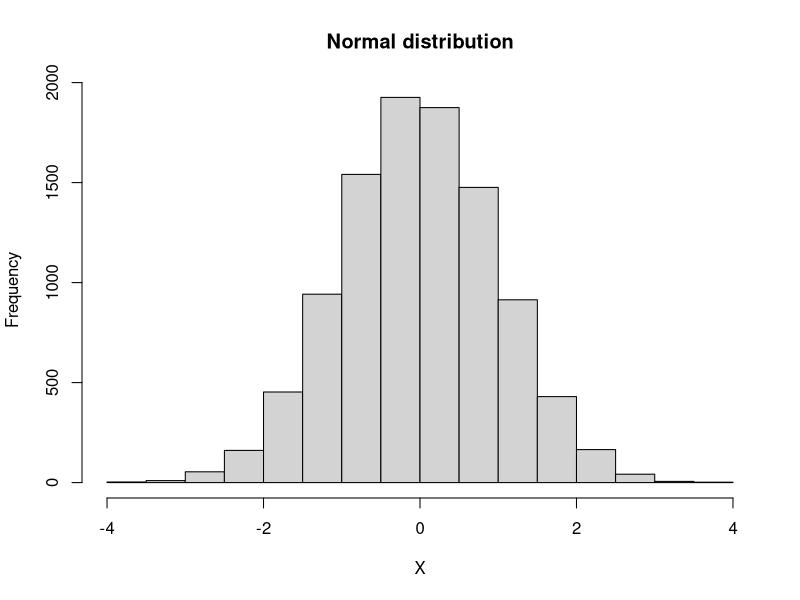
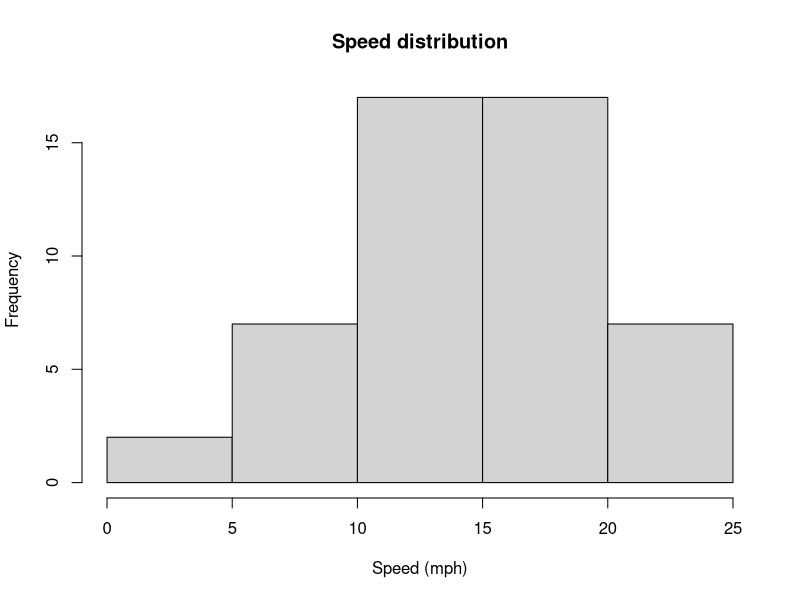
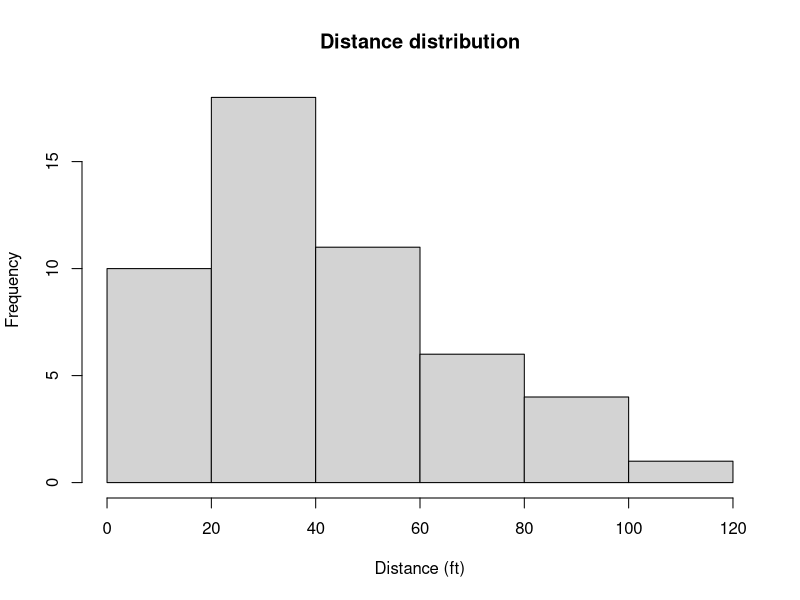
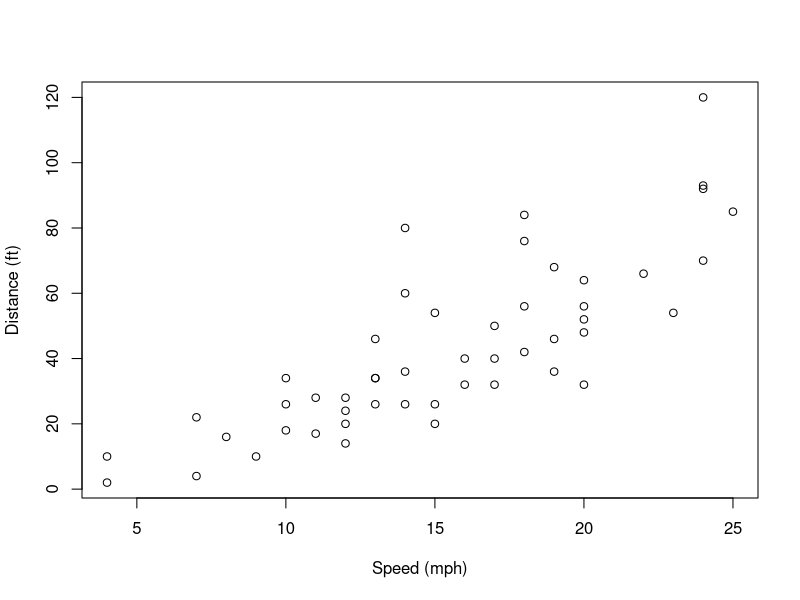
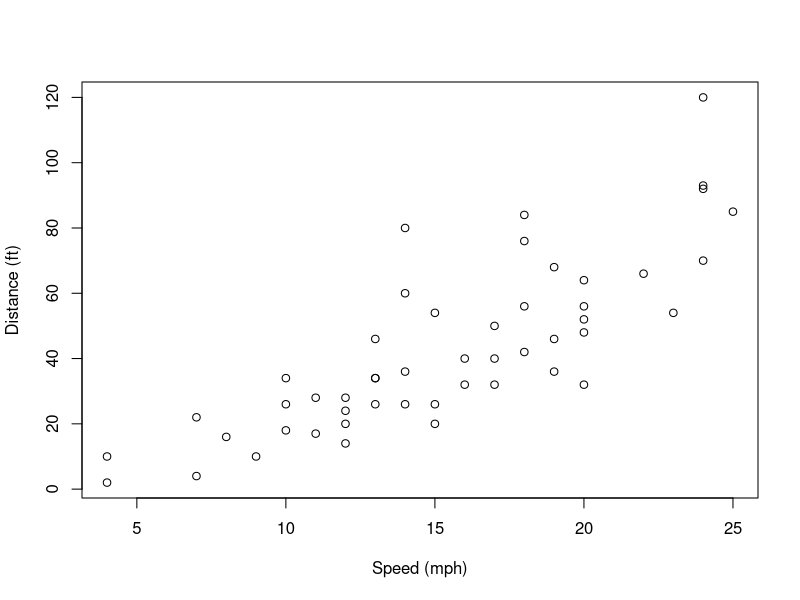
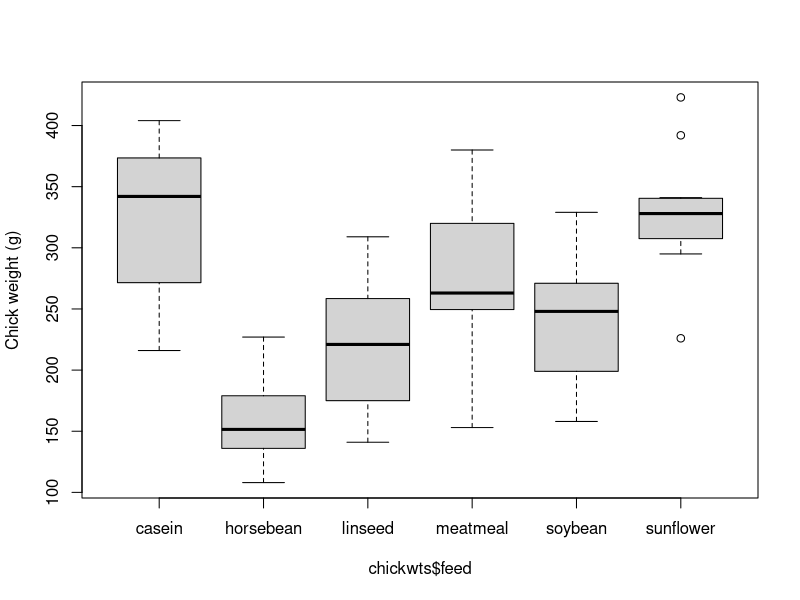
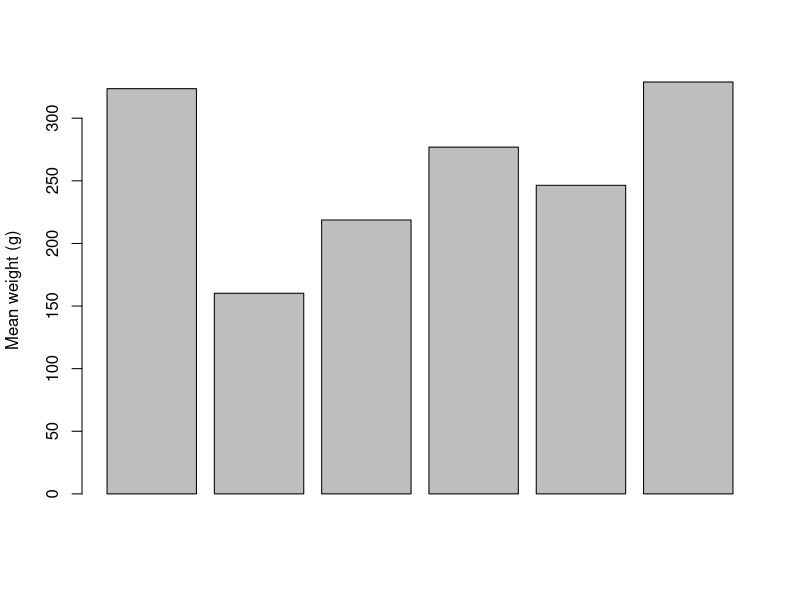
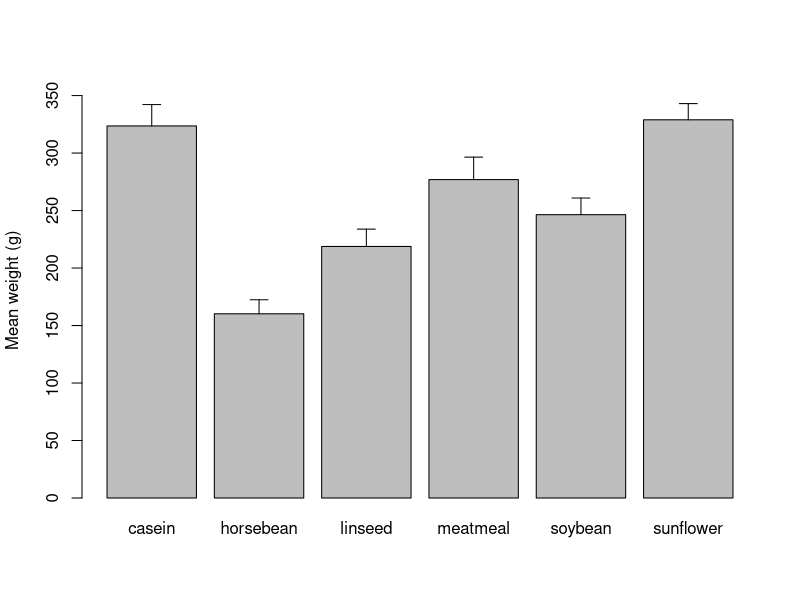

Write R code to recreate these figures, in order.
## ---- chunk 1
a <- 1
print(a)
## ---- chunk 2
a <- 3
print(a)
## ---- chunk 3
a <- 4
print(a)
## ---- chunk 4
hist(rnorm(10000), xlab="X", main="Normal distribution")
## ---- chunk 5
knitr::opts_chunk$set(error=FALSE)
## ---- chunk 6
head(cars)
## ---- chunk 7
# Put some code here!
## ---- chunk 8
summary(cars)
## ---- chunk 9
# Put some code here!
## ---- chunk 10
hist(cars$speed, xlab="Speed (mph)", main="Speed distribution")
hist(cars$dist, xlab="Distance (ft)", main="Distance distribution")
## ---- chunk 11
# Put some code here!
## ---- chunk 12
plot(cars$speed, cars$dist, xlab="Speed (mph)", ylab="Distance (ft)")
## ---- chunk 13
# Put some code here!
## ---- chunk 14
plot(cars$speed, cars$dist, xlab="Speed (mph)", ylab="Distance (ft)")
# Put some code here!
## ---- chunk 15
head(chickwts)
## ---- chunk 16
summary(chickwts)
## ---- chunk 17
table(chickwts$feed)
## ---- chunk 18
library(dplyr)
by.feed.type <- chickwts %>%
  group_by(feed) %>%
  summarise(min = min(weight),
            q1 = quantile(weight, p = 0.25),
            median = quantile(weight, p = 0.5),
            mean = mean(weight),
            q3 = quantile(weight, p = 0.75),
            max = max(weight),
            sd = sd(weight),
            n = n())

by.feed.type
## ---- chunk 19
boxplot(chickwts$weight ~ chickwts$feed, ylab="Chick weight (g)")
## ---- chunk 20
# Put some code here!
## ---- chunk 21
barplot(by.feed.type$mean, ylab = "Mean weight (g)")
## ---- chunk 22
# Put some code here!
## ---- chunk 23
sd.wts <- by.feed.type$sd
n.obs <- by.feed.type$n
se.wts <- sd.wts/sqrt(n.obs)
## ---- chunk 24
mean.wts <- by.feed.type$mean
x.pos <- barplot(mean.wts, ylab="Mean weight (g)", names.arg = by.feed.type$feed, ylim=c(0, max(mean.wts)*1.1))
mean.plus.se <- mean.wts + se.wts
segments(x.pos, mean.wts, x.pos, mean.plus.se)
segments(x.pos+0.1, mean.plus.se, x.pos-0.1, mean.plus.se)
## ---- chunk 25
# Put some code here!
## ---- chunk 26
head(Orange)
## ---- chunk 27
summary(Orange)
## ---- chunk 28
# Put some code here!
## ---- chunk 29
by.tree <- Orange %>%
  group_by(Tree) %>%
  summarise(mean_age = mean(age),
            mean_circumference = mean(circumference),
            median_age = median(age),
            median_circumference = median(circumference))
by.tree
## ---- chunk 30
by.tree <- Orange %>%
  group_by(Tree) %>%
  summarise_each(funs(mean = mean(.), median = median(.)), 
                 age, circumference)
by.tree
## ---- chunk 31
# Put some code here!
## ---- chunk 32
plot(Orange$age, Orange$circumference, xlab="Age (days)", ylab="Circumference (mm)")
## ---- chunk 33
tree.number <- as.integer(levels(Orange$Tree))[Orange$Tree] # To deal with factors... see later.
tree.col <- c('red', 'blue', 'grey', 'orange', 'darkgreen')
# Put some code here!

tree.pch <- c(1, 2, 3, 4, 5)
# Put some code here!

## ---- chunk 34
plot(Orange$age, Orange$circumference, xlab="Age (days)", ylab="Circumference (mm)")
is.tree.1 <- Orange$Tree==1
# Put some code here!
## ---- chunk 35
plot(Orange$age, Orange$circumference, xlab="Age (days)", ylab="Circumference (mm)")

for (tree in unique(Orange$Tree)) { 
    is.tree <- Orange$Tree==tree 
    lines(Orange$age[is.tree], Orange$circumference[is.tree]) 
} 
## ---- chunk 36
x <- runif(50)
y <- (x-0.5)^2
plot(x, y)
lines(x, y)
# Put some code here!
## ---- chunk 37
summary(trees)
## ---- chunk 38
par(mfrow=c(1, 3))
plot(trees$Girth, trees$Height)
plot(trees$Girth, trees$Volume)
plot(trees$Volume, trees$Height)
## ---- chunk 39
# Put some code here!
## ---- chunk 40
par(mar=c(1.1, 1.1, 1.1, 1.1))
plot(trees$Girth, trees$Height)
## ---- chunk 41
# Put some code here!
## ---- chunk 42
pdf("my_plot.pdf")
plot(trees$Girth, trees$Height)
dev.off()
## ---- chunk 43
# Put some code here!
## ---- chunk 44
png("my_plot.png", width=2000, height=2000, res=300, pointsize=15)
plot(trees$Girth, trees$Height)
dev.off()
## ---- chunk 45
# Put some code here!
